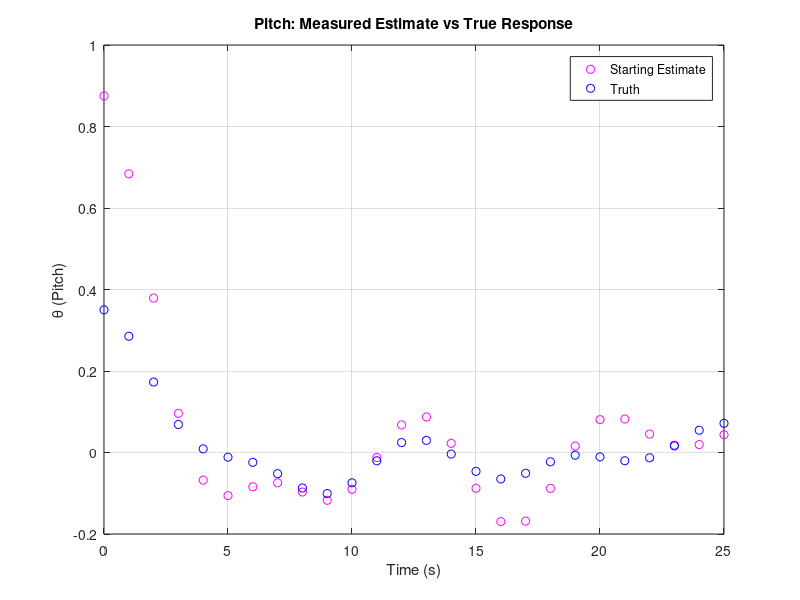
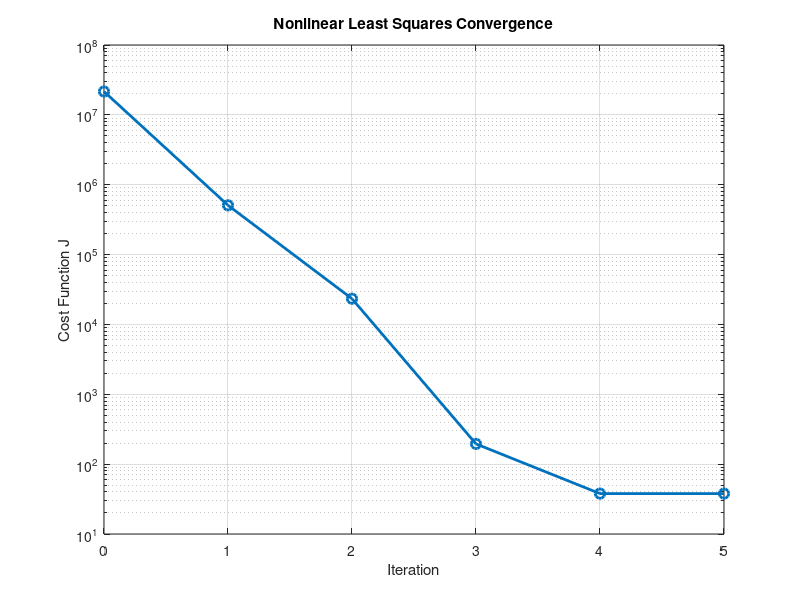
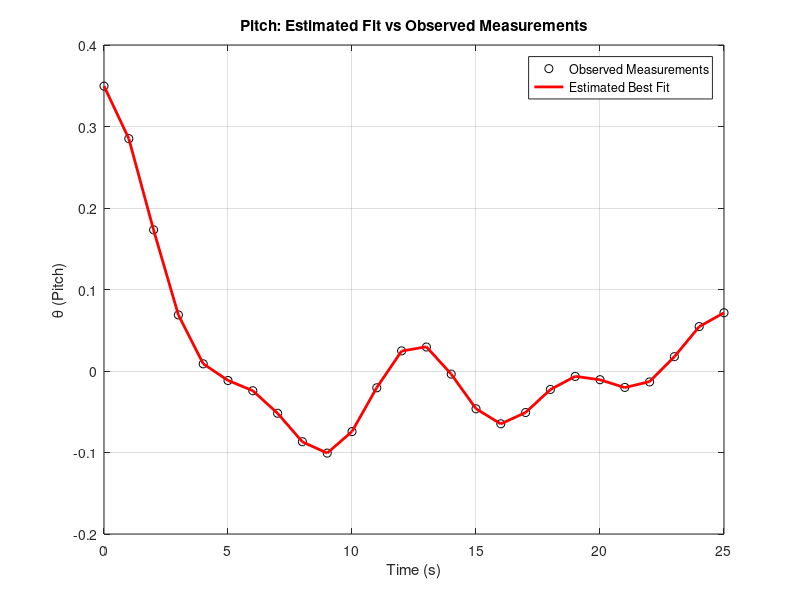
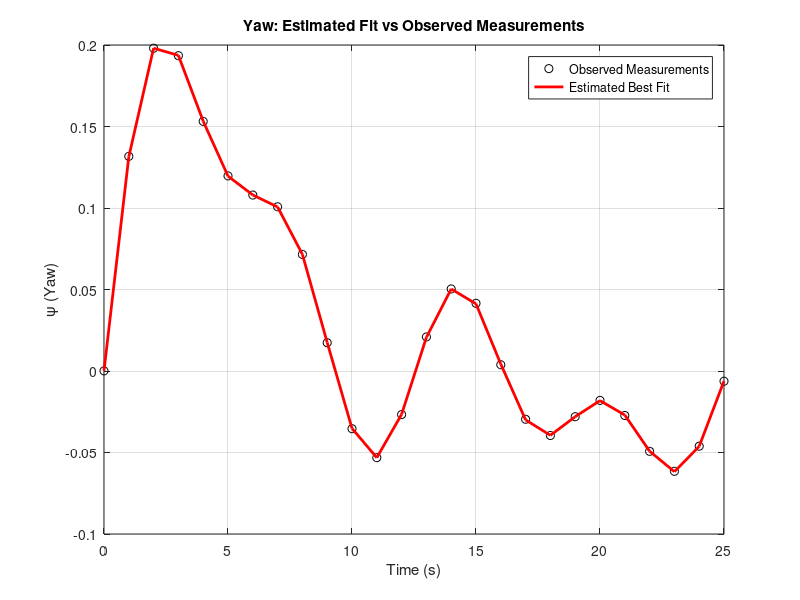

These charts were generated, in order, by the following MATLAB code:
clear; clc;

%%%% be careful with these variables dummy! %%%%

t = 0:1:25; % SYNTAX -> var = initialize:steps:finalize

K_meas = [0.5, 0.25, 0.125, 0, 0]; %k squiggly
K_truth = [0.2, 0.1, 0.05, 0.0001, 0.0001]; % k hat

lambda_meas = [-0.15, -0.06, -0.03];
lambda_truth = [-0.1, -0.05, -0.025];

omega_meas = [0.26, 0.55, 0.95];
omega_truth = [0.25, 0.5, 1];

delta_meas = [0.01, 0.01, 0.01];
delta_truth = [0, 0, 0];

sigma = 0.0002;

%%%% Starting estimate components %%%% math math math ...
A1 = K_meas(1) * exp(lambda_meas(1)*t);
B1 = omega_meas(1)*t + delta_meas(1);

C1 = K_meas(2) * exp(lambda_meas(2)*t);
D1 = omega_meas(2)*t + delta_meas(2);

E1 = K_meas(3) * exp(lambda_meas(3)*t);
F1 = omega_meas(3)*t + delta_meas(3);

%%%% True components %%%%
A2 = K_truth(1) * exp(lambda_truth(1)*t);
B2 = omega_truth(1)*t + delta_truth(1);

C2 = K_truth(2) * exp(lambda_truth(2)*t);
D2 = omega_truth(2)*t + delta_truth(2);

E2 = K_truth(3) * exp(lambda_truth(3)*t);
F2 = omega_truth(3)*t + delta_truth(3);

%%%% Four functions %%%%
theta_meas = A1.*cos(B1) + C1.*cos(D1) + E1.*cos(F1) + K_meas(4);
psi_meas   = A1.*sin(B1) + C1.*sin(D1) + E1.*sin(F1) + K_meas(5);

theta_truth = A2.*cos(B2) + C2.*cos(D2) + E2.*cos(F2) + K_truth(4);
psi_truth   = A2.*sin(B2) + C2.*sin(D2) + E2.*sin(F2) + K_truth(5);

%%%% Measurements %%%%

rng(1); % repeatable random noise

theta_observed = theta_truth + sigma*randn(size(t)); %true values + noise
psi_observed   = psi_truth   + sigma*randn(size(t)); %true values + noise

    %%%% Plot measurements sanity check %%%
    figure;

    % Starting estimate
    plot(t, theta_meas, 'mo', 'MarkerSize', 6);

    hold on;   % Keep this curve on the figure

    % True response
    plot(t, theta_truth, 'bo', 'MarkerSize', 6);

        xlabel('Time (s)');
        ylabel('\theta (Pitch)');
    
        title('Pitch: Measured Estimate vs True Response');

    legend('Starting Estimate', 'Truth');

    grid on;
    hold off;

%%%% model parameters x %%%%

x_est = [K_meas, lambda_meas, omega_meas, delta_meas]';


%%%% (finally omg i was freaking out) Finding Weight (W) %%%%

R = sigma^2 * eye(52);          % covariance matrix
W = (1/sigma^2) * eye(52);      % weight matrix


%%%% Iteration setup %%%%

maxIter = 5;                    % maximum 5 corrections
tol = 1e-6;                     % reasonable relative convergence tolerance

J_history = zeros(maxIter+1,1); % save J0, J1, J2, ...
x_history = zeros(14,maxIter+1);

x_history(:,1) = x_est;


%%%% BEGIN ITERATIVE NONLINEAR LEAST SQUARES %%%%

for iter = 1:maxIter


    %%%%%%%%%%%%%%%%%%%%%%%%%%%%%%%%%%%%%%%%%%%%%%%%%%%%%
    %%%% Residuals using CURRENT parameter estimate %%%%
    %%%%%%%%%%%%%%%%%%%%%%%%%%%%%%%%%%%%%%%%%%%%%%%%%%%%%

    delta_theta = theta_observed - theta_meas;
    delta_psi   = psi_observed   - psi_meas;

    % turn into desired delta y error matrix

    delta_y = zeros(52,1);

    delta_y(1:2:end) = delta_theta(:); % pitch error odd rows
    delta_y(2:2:end) = delta_psi(:);   % yaw error even rows


    %%%%%%%%%%%%%%%%%%%%%%%%%%%
    %%%% Jacobian matrix H %%%%
    %%%%%%%%%%%%%%%%%%%%%%%%%%%

    H = zeros(52,14);

    for i = 1:length(t)

        ti = t(i);

        row_theta = 2*i - 1;
        row_psi   = 2*i;

        for j = 1:3

            % Extract CURRENT parameters for mode j
            k      = x_est(j);
            lambda = x_est(5+j);
            omega  = x_est(8+j);
            delta  = x_est(11+j);

            % Useful repeated quantities
            exponential = exp(lambda*ti);
            cosine      = cos(omega*ti + delta);
            sine        = sin(omega*ti + delta);

            % Derivative with respect to k_j
            H(row_theta,j) = exponential*cosine;
            H(row_psi,j)   = exponential*sine;

            % Derivative with respect to lambda_j
            H(row_theta,5+j) = k*ti*exponential*cosine;
            H(row_psi,5+j)   = k*ti*exponential*sine;

            % Derivative with respect to omega_j
            H(row_theta,8+j) = -k*ti*exponential*sine;
            H(row_psi,8+j)   =  k*ti*exponential*cosine;

            % Derivative with respect to delta_j
            H(row_theta,11+j) = -k*exponential*sine;
            H(row_psi,11+j)   =  k*exponential*cosine;

        end

        % k4 and k5 derivatives
        H(row_theta,4) = 1;
        H(row_theta,5) = 0;

        H(row_psi,4) = 0;
        H(row_psi,5) = 1;

    end


    %%%%%%%%%%%%%%%%%%%%%%%%%%%%%%%%
    %%%% Scalar Cost Function J %%%%
    %%%%%%%%%%%%%%%%%%%%%%%%%%%%%%%%

    J_old = delta_y' * W * delta_y;

    % Save initial J only on first pass
    if iter == 1
        J_history(1) = J_old;
    end


    %%%%%%%%%%%%%%%%%%%%%%%%%%%%%%%%%%%%%%%%%%%%%
    %%%% delta x least squares solution %%%%
    %%%%%%%%%%%%%%%%%%%%%%%%%%%%%%%%%%%%%%%%%%%%%

    % Same equation you had, but use MATLAB backslash
    delta_x = (H' * W * H) \ (H' * W * delta_y);

    x_new = x_est + delta_x;


    %%%%%%%%%%%%%%%%%%%%%%%%%%%%%%%%%%%%%%%%
    %%%% Recalculate model using x_new %%%%
    %%%%%%%%%%%%%%%%%%%%%%%%%%%%%%%%%%%%%%%%

    k1 = x_new(1);
    k2 = x_new(2);
    k3 = x_new(3);
    k4 = x_new(4);
    k5 = x_new(5);

    lambda1 = x_new(6);
    lambda2 = x_new(7);
    lambda3 = x_new(8);

    omega1 = x_new(9);
    omega2 = x_new(10);
    omega3 = x_new(11);

    delta1 = x_new(12);
    delta2 = x_new(13);
    delta3 = x_new(14);


    theta_new = ...
        k1*exp(lambda1*t).*cos(omega1*t + delta1) + ...
        k2*exp(lambda2*t).*cos(omega2*t + delta2) + ...
        k3*exp(lambda3*t).*cos(omega3*t + delta3) + ...
        k4;

    psi_new = ...
        k1*exp(lambda1*t).*sin(omega1*t + delta1) + ...
        k2*exp(lambda2*t).*sin(omega2*t + delta2) + ...
        k3*exp(lambda3*t).*sin(omega3*t + delta3) + ...
        k5;


    %%%%%%%%%%%%%%%%%%%%%%%%%%%%%%%%%%%%%%%%%%%%%%%%%
    %%%% Compare calculations against new prediction
    %%%%%%%%%%%%%%%%%%%%%%%%%%%%%%%%%%%%%%%%%%%%%%%%%

    delta_theta_new = theta_observed - theta_new;
    delta_psi_new   = psi_observed   - psi_new;

    %%% rinse and repeat %%%

    delta_y_new = zeros(52,1);

    delta_y_new(1:2:end) = delta_theta_new(:);
    delta_y_new(2:2:end) = delta_psi_new(:);


    %%%%%%%%%%%%%%%%%%%%%%%%%%%%%%%
    %%%% Updated cost function %%%%
    %%%%%%%%%%%%%%%%%%%%%%%%%%%%%%%

    J_new = delta_y_new' * W * delta_y_new;


    %%%%%%%%%%%%%%%%%%%%%%
    %%%% Evaluate delta J
    %%%%%%%%%%%%%%%%%%%%%%

    delta_J = abs(J_new - J_old);

    % Relative change makes convergence easier to judge
    relative_delta_J = delta_J / max(abs(J_old),eps);


    %%%%%%%%%%%%%%%%%%%%%%%%%%
    %%%% Save iteration data
    %%%%%%%%%%%%%%%%%%%%%%%%%%

    J_history(iter+1) = J_new;
    x_history(:,iter+1) = x_new;


    % Display progress
    fprintf(['Iteration %d: J_old = %.6e, J_new = %.6e, ' ...
             'relative change = %.6e\n'], ...
             iter, J_old, J_new, relative_delta_J);


    %%%%%%%%%%%%%%%%%%%%%%%%%%%%%%%%%%%%%%%%%%%%%%%%%
    %%%% NEW becomes CURRENT for next iteration %%%%
    %%%%%%%%%%%%%%%%%%%%%%%%%%%%%%%%%%%%%%%%%%%%%%%%%

    x_est = x_new;

    theta_meas = theta_new;
    psi_meas   = psi_new;


    %%%%%%%%%%%%%%%%%%%%%%%%%
    %%%% Convergence check
    %%%%%%%%%%%%%%%%%%%%%%%%%

    if relative_delta_J < tol
        fprintf('Converged after iteration %d\n',iter);
        break
    end

end



%%%%% END ITERATIVE NONLINEAR LEAST SQUARES %%%%%

%%%% Cost Function Convergence Plot %%%%

iterations_completed = iter;

figure;

semilogy(0:iterations_completed, ...
         J_history(1:iterations_completed+1), ...
         'o-', 'LineWidth', 2, 'MarkerSize', 7);

xlabel('Iteration');
ylabel('Cost Function J');
title('Nonlinear Least Squares Convergence');

grid on;

%%%% Final Pitch Quality-of-Fit Plot %%%%


%store final best-fit curves %%%%
theta_bestfit = theta_new;
psi_bestfit   = psi_new;

x_bestfit = x_new;

figure;

% Discrete noisy measurements
plot(t, theta_observed, 'ko', ...
    'MarkerSize', 6, ...
    'DisplayName', 'Observed Measurements');

hold on;

% Best-fit estimated curve
plot(t, theta_new, 'r-', ...
    'LineWidth', 2, ...
    'DisplayName', 'Estimated Best Fit');

xlabel('Time (s)');
ylabel('\theta (Pitch)');
title('Pitch: Estimated Fit vs Observed Measurements');

legend('Location','best');
grid on;
hold off;

%%%% Final Yaw Quality-of-Fit Plot %%%%

figure;

plot(t, psi_observed, 'ko', ...
    'MarkerSize', 6, ...
    'DisplayName', 'Observed Measurements');

hold on;

plot(t, psi_new, 'r-', ...
    'LineWidth', 2, ...
    'DisplayName', 'Estimated Best Fit');

xlabel('Time (s)');
ylabel('\psi (Yaw)');
title('Yaw: Estimated Fit vs Observed Measurements');

legend('Location','best');
grid on;
hold off;

%%%% superimposed plots and sample data %%%%

figure;

plot(t, theta_observed, 'ko', 'MarkerSize', 6);
hold on;

plot(t, theta_bestfit, 'r-', 'LineWidth', 2);

xlabel('Time (s)');
ylabel('\theta');
title('Pitch Best Fit vs Measurements');

legend('Discrete Measurements','Best-Fit Curve');
grid on;
